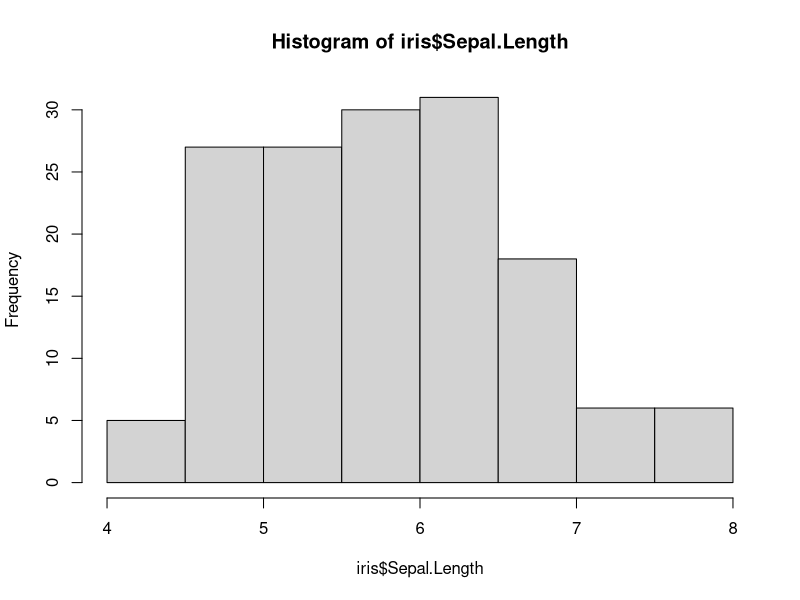
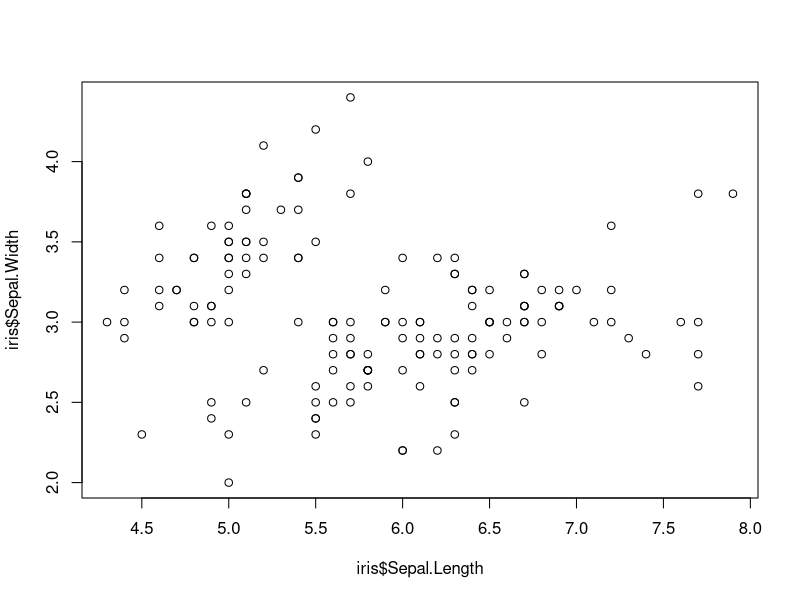
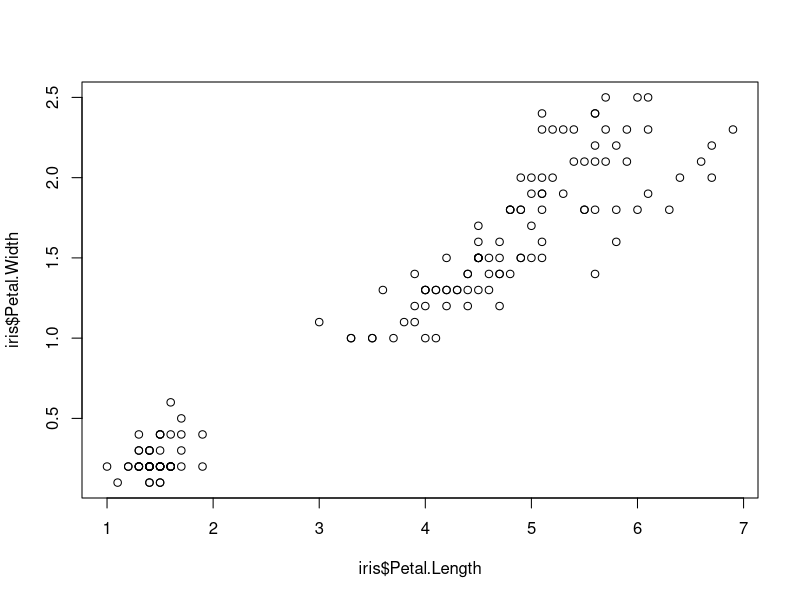

The R source for these figures, in order:
## ---- chunk 1
knitr::opts_chunk$set(echo = TRUE)
## ---- chunk 2
str(iris)
summary(iris)
## ---- chunk 3
median(iris$Petal.Width)
## ---- chunk 4
hist(iris$Sepal.Length)
## ---- chunk 5
plot(iris$Sepal.Length,iris$Sepal.Width)
plot(iris$Petal.Length,iris$Petal.Width)
